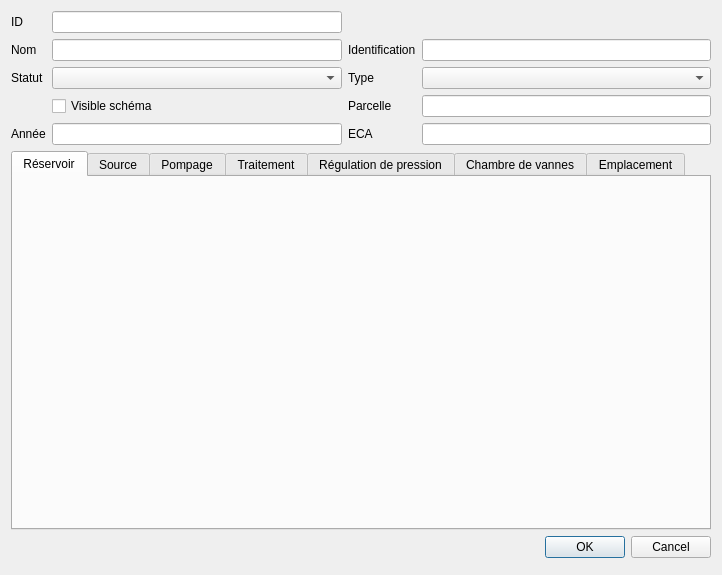
<?xml version="1.0" encoding="UTF-8"?>
<ui version="4.0">
 <class>Dialog</class>
 <widget class="QDialog" name="Dialog">
  <property name="geometry">
   <rect>
    <x>0</x>
    <y>0</y>
    <width>722</width>
    <height>575</height>
   </rect>
  </property>
  <property name="windowTitle">
   <string>Ouvrages</string>
  </property>
  <property name="windowOpacity">
   <double>1.000000000000000</double>
  </property>
  <layout class="QGridLayout" name="gridLayout">
   <item row="3" column="2">
    <widget class="QLabel" name="label_6">
     <property name="text">
      <string>Parcelle</string>
     </property>
    </widget>
   </item>
   <item row="4" column="1">
    <widget class="QLineEdit" name="year"/>
   </item>
   <item row="0" column="1">
    <widget class="QLineEdit" name="id">
     <property name="readOnly">
      <bool>true</bool>
     </property>
    </widget>
   </item>
   <item row="1" column="0">
    <widget class="QLabel" name="label_2">
     <property name="text">
      <string>Nom</string>
     </property>
    </widget>
   </item>
   <item row="3" column="3">
    <widget class="QLineEdit" name="parcel"/>
   </item>
   <item row="7" column="0">
    <widget class="QWidget" name="widget_3" native="true"/>
   </item>
   <item row="0" column="0">
    <widget class="QLabel" name="label">
     <property name="text">
      <string>ID</string>
     </property>
    </widget>
   </item>
   <item row="6" column="0" colspan="4">
    <widget class="QDialogButtonBox" name="buttonBox">
     <property name="orientation">
      <enum>Qt::Horizontal</enum>
     </property>
     <property name="standardButtons">
      <set>QDialogButtonBox::Cancel|QDialogButtonBox::Ok</set>
     </property>
    </widget>
   </item>
   <item row="1" column="1">
    <widget class="QLineEdit" name="name"/>
   </item>
   <item row="4" column="3">
    <widget class="QLineEdit" name="eca"/>
   </item>
   <item row="4" column="0">
    <widget class="QLabel" name="label_5">
     <property name="text">
      <string>Année</string>
     </property>
    </widget>
   </item>
   <item row="5" column="0" colspan="4">
    <widget class="QTabWidget" name="tabWidget">
     <property name="currentIndex">
      <number>0</number>
     </property>
     <widget class="QWidget" name="tab">
      <attribute name="title">
       <string>Réservoir</string>
      </attribute>
      <layout class="QGridLayout" name="gridLayout_3">
       <item row="0" column="0">
        <widget class="QWidget" name="widget" native="true">
         <property name="qgisRelation" stdset="0">
          <string>relation_installationbuilding_tank</string>
         </property>
        </widget>
       </item>
      </layout>
     </widget>
     <widget class="QWidget" name="tab_3">
      <attribute name="title">
       <string>Source</string>
      </attribute>
      <layout class="QGridLayout" name="gridLayout_5">
       <item row="0" column="0">
        <widget class="QWidget" name="widget_4" native="true">
         <property name="qgisRelation" stdset="0">
          <string>relation_installationbuilding_source</string>
         </property>
        </widget>
       </item>
      </layout>
     </widget>
     <widget class="QWidget" name="tab_4">
      <attribute name="title">
       <string>Pompage</string>
      </attribute>
      <layout class="QGridLayout" name="gridLayout_4">
       <item row="0" column="0">
        <widget class="QWidget" name="widget_2" native="true">
         <property name="qgisRelation" stdset="0">
          <string>relation_installationbuilding_pump</string>
         </property>
        </widget>
       </item>
      </layout>
     </widget>
     <widget class="QWidget" name="tab_5">
      <attribute name="title">
       <string>Traitement</string>
      </attribute>
      <layout class="QGridLayout" name="gridLayout_6">
       <item row="0" column="0">
        <widget class="QWidget" name="widget_5" native="true">
         <property name="qgisRelation" stdset="0">
          <string>relation_installationbuilding_treatment</string>
         </property>
        </widget>
       </item>
      </layout>
     </widget>
     <widget class="QWidget" name="tab_6">
      <attribute name="title">
       <string>Régulation de pression</string>
      </attribute>
      <layout class="QGridLayout" name="gridLayout_7">
       <item row="0" column="0">
        <widget class="QWidget" name="widget_6" native="true">
         <property name="qgisRelation" stdset="0">
          <string>relation_installationbuilding_pressurecontrol</string>
         </property>
        </widget>
       </item>
      </layout>
     </widget>
     <widget class="QWidget" name="tab_2">
      <attribute name="title">
       <string>Chambre de vannes</string>
      </attribute>
      <layout class="QGridLayout" name="gridLayout_2">
       <item row="0" column="0">
        <widget class="QWidget" name="widget_7" native="true">
         <property name="qgisRelation" stdset="0">
          <string>relation_installationbuilding_chamber</string>
         </property>
        </widget>
       </item>
      </layout>
     </widget>
     <widget class="QWidget" name="tab_7">
      <attribute name="title">
       <string>Emplacement</string>
      </attribute>
      <layout class="QGridLayout" name="gridLayout_8">
       <item row="0" column="0">
        <layout class="QVBoxLayout" name="verticalLayout">
         <item>
          <widget class="QListWidget" name="fk_locationtype"/>
         </item>
        </layout>
       </item>
      </layout>
     </widget>
    </widget>
   </item>
   <item row="4" column="2">
    <widget class="QLabel" name="label_7">
     <property name="text">
      <string>ECA</string>
     </property>
    </widget>
   </item>
   <item row="2" column="1">
    <widget class="QComboBox" name="fk_status"/>
   </item>
   <item row="2" column="0">
    <widget class="QLabel" name="label_8">
     <property name="text">
      <string>Statut</string>
     </property>
    </widget>
   </item>
   <item row="2" column="2">
    <widget class="QLabel" name="label_3">
     <property name="text">
      <string>Type</string>
     </property>
    </widget>
   </item>
   <item row="2" column="3">
    <widget class="QComboBox" name="fk_type"/>
   </item>
   <item row="1" column="3">
    <widget class="QLineEdit" name="identification"/>
   </item>
   <item row="1" column="2">
    <widget class="QLabel" name="label_4">
     <property name="text">
      <string>Identification</string>
     </property>
    </widget>
   </item>
   <item row="3" column="1">
    <widget class="QCheckBox" name="schema_visible">
     <property name="layoutDirection">
      <enum>Qt::LeftToRight</enum>
     </property>
     <property name="text">
      <string>Visible schéma</string>
     </property>
    </widget>
   </item>
  </layout>
 </widget>
 <resources/>
 <connections>
  <connection>
   <sender>buttonBox</sender>
   <signal>accepted()</signal>
   <receiver>Dialog</receiver>
   <slot>accept()</slot>
   <hints>
    <hint type="sourcelabel">
     <x>248</x>
     <y>254</y>
    </hint>
    <hint type="destinationlabel">
     <x>157</x>
     <y>274</y>
    </hint>
   </hints>
  </connection>
  <connection>
   <sender>buttonBox</sender>
   <signal>rejected()</signal>
   <receiver>Dialog</receiver>
   <slot>reject()</slot>
   <hints>
    <hint type="sourcelabel">
     <x>316</x>
     <y>260</y>
    </hint>
    <hint type="destinationlabel">
     <x>286</x>
     <y>274</y>
    </hint>
   </hints>
  </connection>
 </connections>
</ui>
